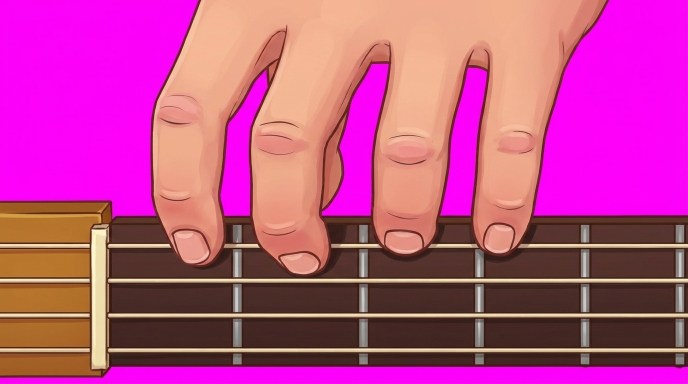
#> input picture refs/cutout/uke-hand-3d/base-1k.jpg, 1376 x 768 px, given in place of rest-id.png, which was not available (shown at 1/2 size)
$ python ends.py ..
#> lines starting #> are read from the running program, lines starting #| are printed output that depends on the picture
import numpy as np, sys
from PIL import Image
C={'index':(255,0,0),'middle':(0,255,0),'ring':(0,0,255),'pinky':(255,255,0)}
F={'rest':None,'e1':'index','c1':'index','e2':'middle','c2':'middle','e3':'ring','c3':'ring'}
d=sys.argv[1]
for s in F:
  a=np.asarray(Image.open(f'{d}/{s}-id.png').convert('RGB').resize((1100,619),Image.NEAREST)).astype(int)
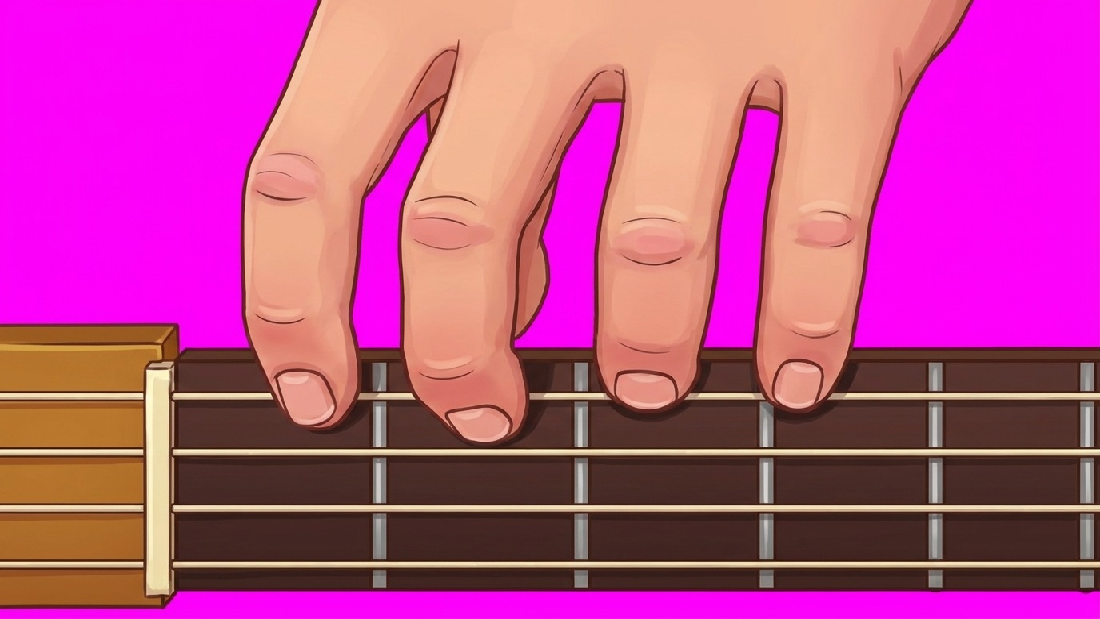
#> a: shape (619, 1100, 3) int64; mean R, G, B 189.6, 75.1, 138.9
  out=[]
  for f,c in C.items():
#> (the run stopped early here; a loop or call above may not have finished)

$ run again, on refs/cutout/uke-hand-3d/style-florek.jpg
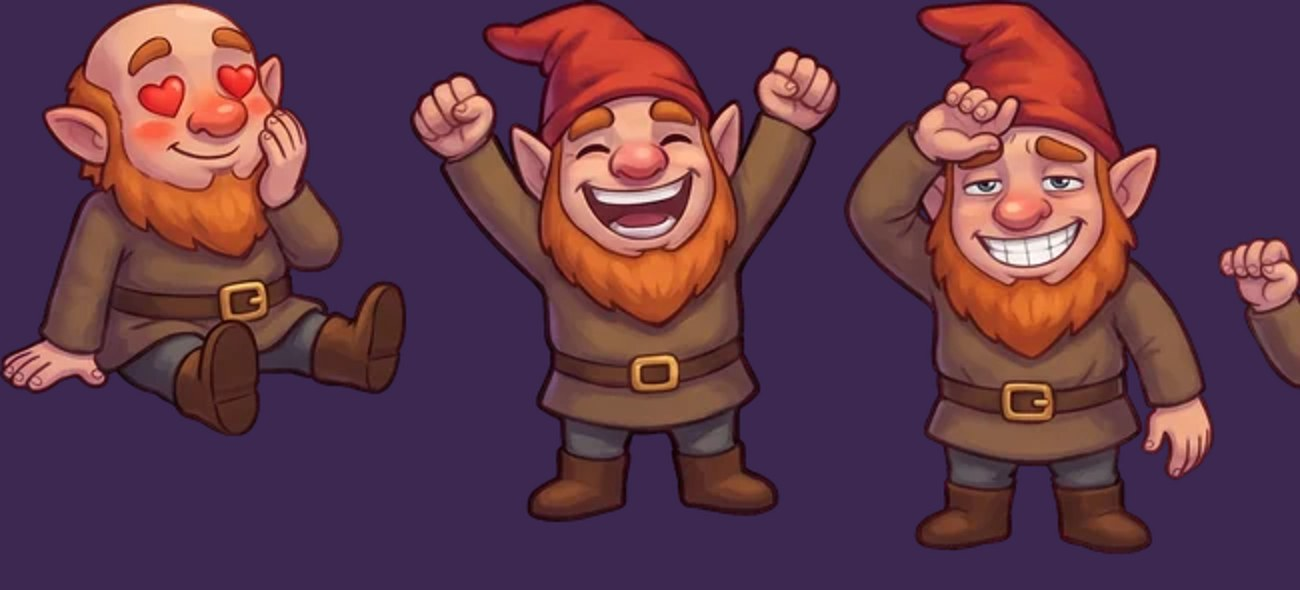
#> input picture refs/cutout/uke-hand-3d/style-florek.jpg, 1300 x 590 px, given in place of rest-id.png, which was not available
#> `a=np.asarray(Image.open(f'{d}/{s}-id.png').convert('RGB').resize((1100..`:
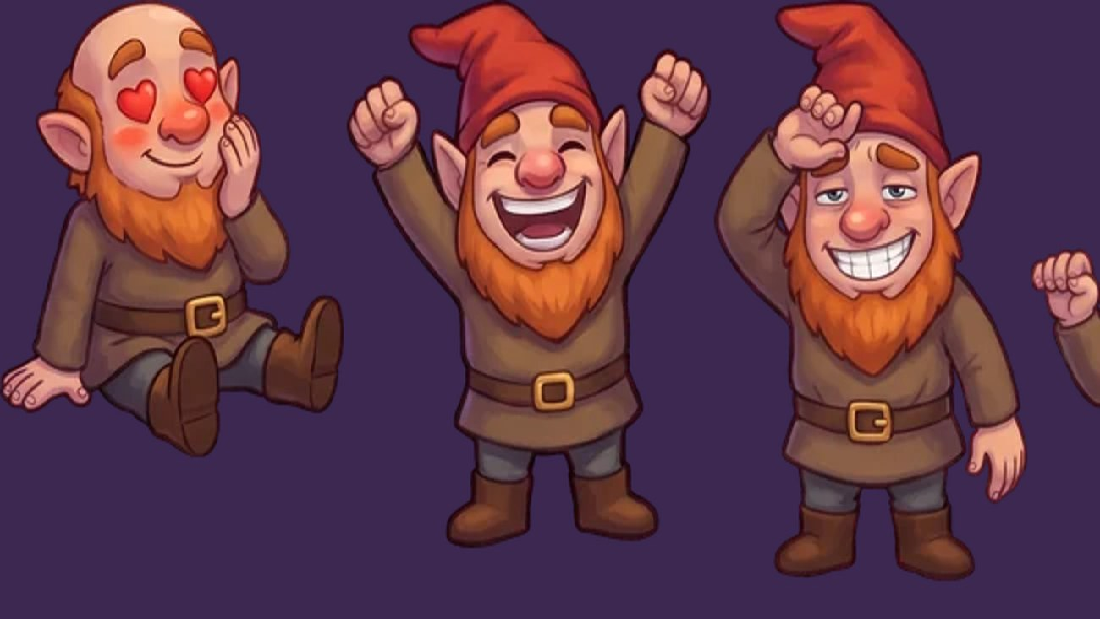
#> a: shape (619, 1100, 3) int64; mean R, G, B 97.9, 57.4, 74.5

$ run again, on refs/cutout/uke-hand-3d/base-a.png
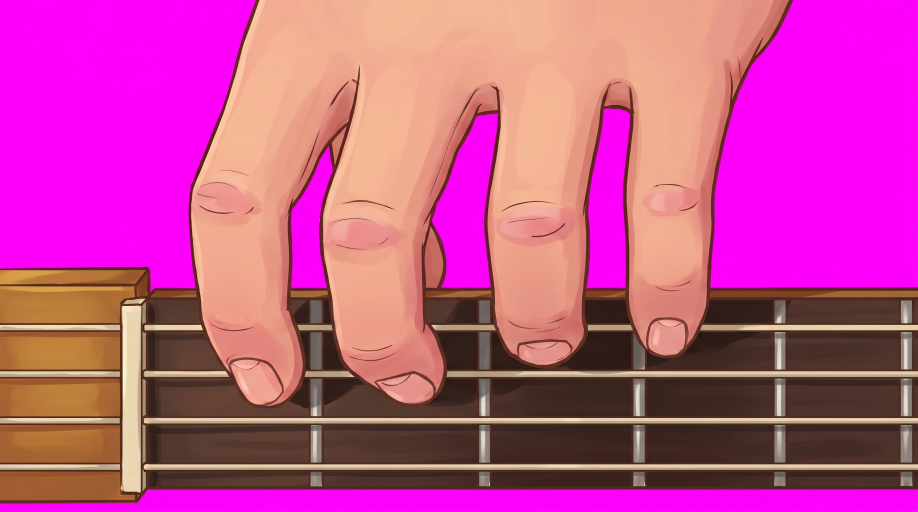
#> input picture refs/cutout/uke-hand-3d/base-a.png, 2752 x 1536 px, given in place of rest-id.png, which was not available (shown at 1/3 size)
#> `a=np.asarray(Image.open(f'{d}/{s}-id.png').convert('RGB').resize((1100..`:
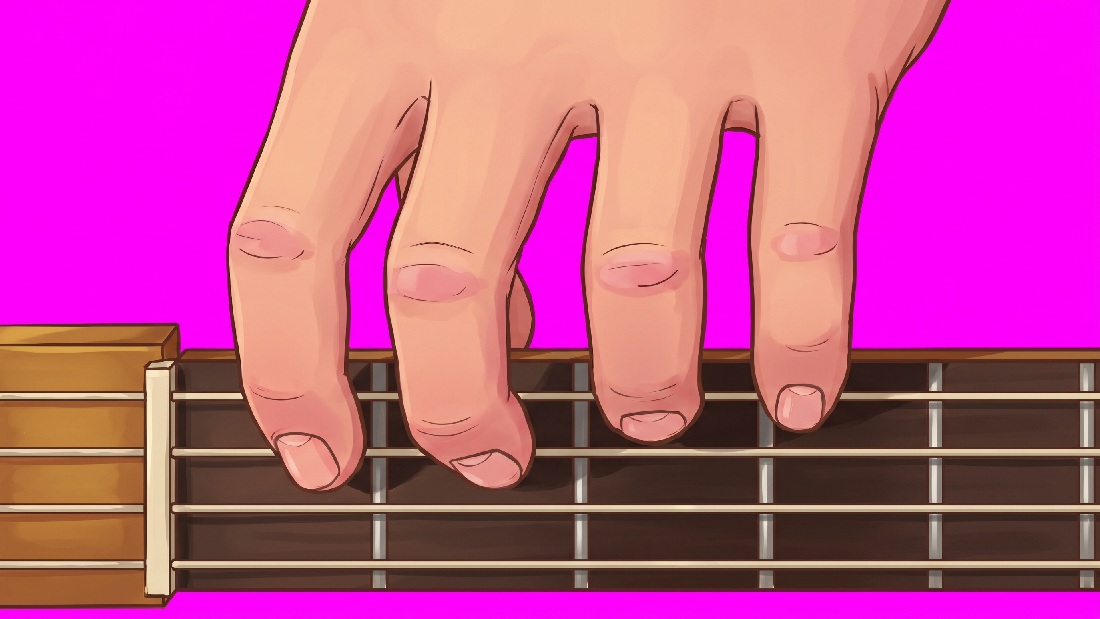
#> a: shape (619, 1100, 3) int64; mean R, G, B 195.4, 80.5, 144.1
